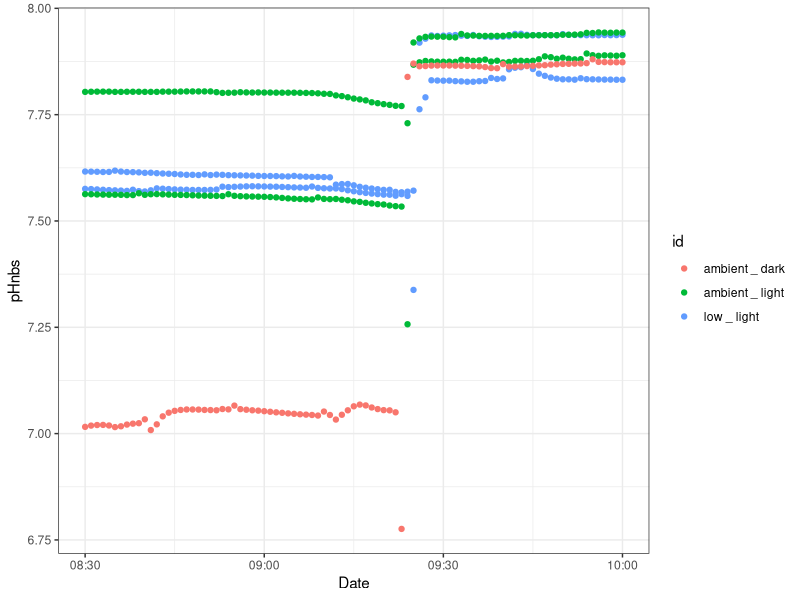

This figure's R source:
rm(list=ls(all=TRUE))

#### Libraries ----
library(readxl)
library(dplyr)
library(ggplot2)


#### Data ----
light_low_1 <-read_excel("17_09_2025_HOBOpH_3_light_low(Data CEST).xlsx") %>%
  select(2,3,4,5)%>%
  rename(
    Date= 1,
    Tin = 3,
    mV = 4,
    pHnbs= 2) %>%
  na.omit() %>%
  mutate(site = "low",
         treatment = "light",
         chamber = "A")

light_low_2 <-read_excel("17_09_2025_HOBOpH_5_light_low(Data CEST).xlsx") %>%
  select(2,3,4,5)%>%
  rename(
    Date= 1,
    Tin = 3,
    mV = 4,
    pHnbs= 2) %>%
  na.omit() %>%
  mutate(site = "low",
         treatment = "light",
         chamber = "B")

#dark_low_1 <-read_csv("17_09_2025_HOBOpH_7_dark_low(Data UTC ).csv")%>%
#  select(1,2,3,4,5)%>%
#  rename(
#    Date= 2,
#    Tin = 3,
#    mV = 4,
#    pHnbs= 5) %>%
#  na.omit() %>%
#   mutate(site = "low",
#          treatment = "dark",
#          chamber = "A")


light_amb_1 <-read_excel("22068745 2025-09-17 08_42_53_hobo6_inc3_amb_light.xlsx") %>%
  select(2,3,4,5)%>%
  rename(
    Date= 1,
    Tin = 3,
    mV = 4,
    pHnbs= 2) %>%
  na.omit() %>%
  mutate(site = "ambient",
         treatment = "light",
         chamber = "A")

light_amb_2 <-read_excel("22068746 2025-09-17 14_51_08_hobo2_inc1_amb_light.xlsx") %>%
  select(2,3,4,5)%>%
  rename(
    Date= 1,
    Tin = 3,
    mV = 4,
    pHnbs= 2) %>%
  na.omit() %>%
  mutate(site = "ambient",
         treatment = "light",
         chamber = "B")

dark_amb_1 <-read_excel("22068749 2025-09-17-hobo4_AMB_DARK.xlsx") %>%
  select(2,3,4,5)%>%
  rename(
    Date= 1,
    Tin = 3,
    mV = 4,
    pHnbs= 2) %>%
  na.omit() %>%
  mutate(site = "ambient",
         treatment = "dark",
         chamber = "A")

### Joining the data in one dataframe
pH_incubation <- light_low_1 %>%
  full_join(light_low_2, by=c("Date", "Tin", "mV", "pHnbs", "site", "treatment", "chamber")) %>%
  #full_join(dark_low_1, by=c("Date", "Tin", "mV", "pHnbs", "site", "treatment", "chamber")) %>%
  full_join(light_amb_1, by=c("Date", "Tin", "mV", "pHnbs", "site", "treatment", "chamber")) %>%
  full_join(light_amb_2, by=c("Date", "Tin", "mV", "pHnbs", "site", "treatment", "chamber")) %>%
  full_join(dark_amb_1, by=c("Date", "Tin", "mV", "pHnbs", "site", "treatment", "chamber")) %>%
  mutate(id = paste(site, "_", treatment)) %>%
  filter(!Date<as.POSIXct("2025-09-17 08:30:00", tz="UTC")) %>% #removing time before start of incubation
  filter(!Date>as.POSIXct("2025-09-17 10:00:00", tz="UTC")) #removing time after incubation

  

#### Plots ----
ggplot(data = pH_incubation) +
  geom_point(aes(x=Date, y=pHnbs, color=id))+
  theme_bw()
